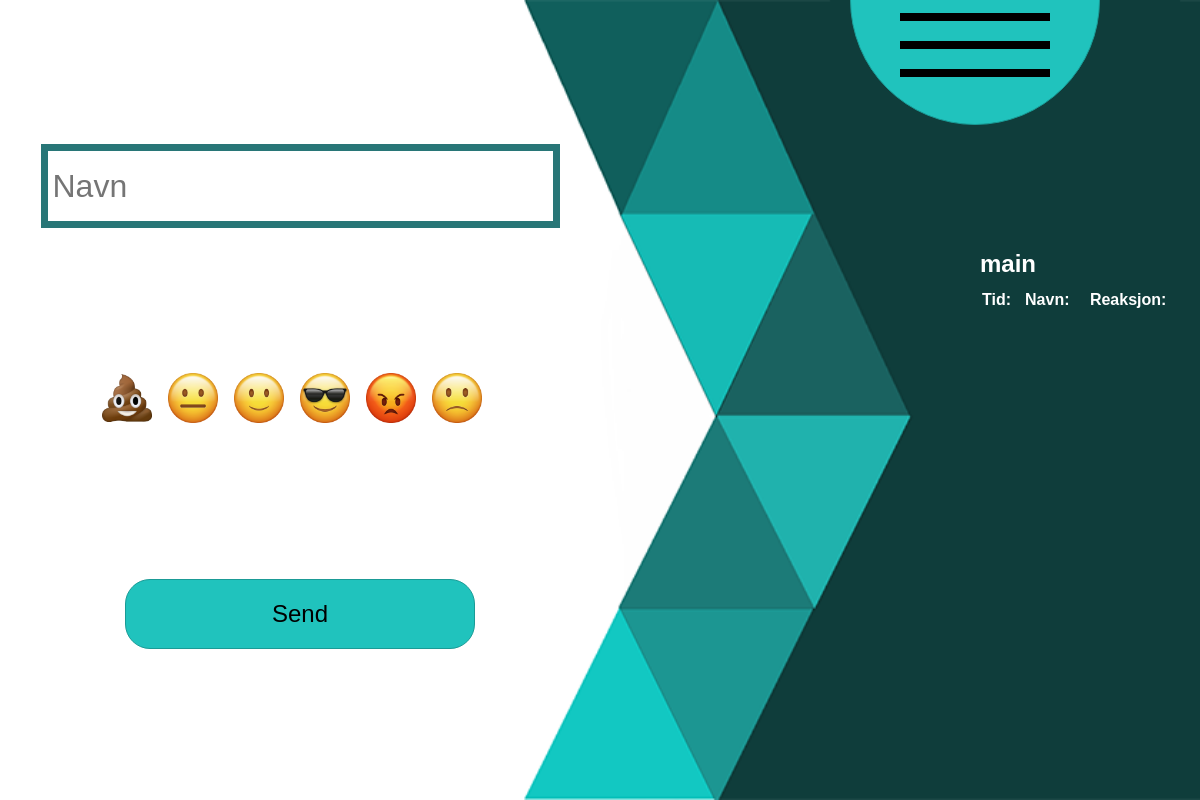
The page / on the database its author committed.
### tables this page shows
CREATE TABLE `rommene_has_Reaksjoner` (
  `rommene_rom` varchar(45) NOT NULL,
  `Reaksjoner_Reaksjon` varchar(45) NOT NULL,
  PRIMARY KEY (`rommene_rom`,`Reaksjoner_Reaksjon`),
  KEY `fk_rommene_has_Reaksjoner_Reaksjoner1_idx` (`Reaksjoner_Reaksjon`),
  KEY `fk_rommene_has_Reaksjoner_rommene1_idx` (`rommene_rom`),
  CONSTRAINT `fk_rommene_has_Reaksjoner_Reaksjoner1` FOREIGN KEY (`Reaksjoner_Reaksjon`) REFERENCES `Reaksjoner` (`Reaksjon`) ON DELETE NO ACTION ON UPDATE NO ACTION,
  CONSTRAINT `fk_rommene_has_Reaksjoner_rommene1` FOREIGN KEY (`rommene_rom`) REFERENCES `rommene` (`rom`) ON DELETE NO ACTION ON UPDATE NO ACTION
);

### index.php (the view, shortened to what this page needs)
<?php
    $tjener = "localhost";
    $brukernavn = "root";
    $passord = "root";
    $database = "reaksjonsregistrering";
    $kobling = new mysqli($tjener, $brukernavn, $passord, $database);
    $kobling->set_charset("utf8");
    if (isset($_GET["rom"])){
        $valgt_rom = $_GET["rom"];
    } else {
        $valgt_rom = "main";
    }
?>
<!DOCTYPE html>
<html lang="en">
<head>
    <link rel="stylesheet" type="text/css" href="style.css">
</head>
<body>
    <div id="bakgrunn">
        <div id="venstre">
            <div class="venstre">
                <form action="phpscript/send_reaksjon.php" method="get">
                    <input type="text" placeholder="Navn" name="navn" id="input_navn" required>
            </div>
            <div class="venstre" id="reaksjonsdiv">
                <?php
                    $sql = "SELECT * FROM `rommene_has_Reaksjoner` WHERE rommene_rom = '$valgt_rom'";
                    $resultat = $kobling->query($sql);
                    while($rad = $resultat->fetch_assoc()) {
                        $reaksjon = $rad["Reaksjoner_Reaksjon"];
                        echo "<label>";
                            echo "<img src='bilder/emoji/$reaksjon.png'>";
                        echo "</label>";
                    }
                ?>
            </div>
            <div class="venstre">
                    <input type="submit" value="Send" id="input_send">
            </div>
        </div>
        <div id="hoyre">
            <button type="button" id="åpne_rompanel" onclick="legg_til_rom()">
                <div></div>
                <div></div>
                <div></div>
            </button>
            <div id="logg_boks">
                <h2><?php echo "$valgt_rom";?></h2>
                <div>
                    <table>
                        <tr>
                            <th>Tid:</th>
                            <th>Navn:</th>
                            <th>Reaksjon:</th>
                        </tr>
                    </table>
                </div>
            </div>
        </div>
    </div>
</body>
</html>

### style.css (style rules this page uses)
* { margin: 0px; padding: 0px; }
body { background-color: #0f3d3b; overflow: hidden; }
#bakgrunn { height: 100vh; width: 100%; background-image: url("bilder/bakgrunn.png"); background-size: 100% 100vh; display: flex; }
#venstre { flex: 1; display: flex; flex-direction: column; }
.venstre { flex: 1; display: flex; align-items: center; justify-content: center; }
#input_navn, #romnavn { width: 500px; height: 70px; font-size: xx-large; border: solid #287677 7px; padding-left: 5px; }
#input_send { width: 350px; height: 70px; background-color: #20c3bd; border: solid #1a9b96 1px; font-size: x-large; border-radius: 25px; }
#reaksjonsdiv { flex: 0.1; }
#hoyre { flex: 1; }
#åpne_rompanel { width: 250px; height: 250px; border-radius: 200px; border: solid #1a9b96 1px; background-color: #20c3bd; top: -125px; right: 100px; position: absolute; z-index: 5; }
#åpne_rompanel > div { width: 150px; height: 8px; background-color: black; margin: auto; margin-top: 20px; }
#åpne_rompanel > div:first-child { margin-top: 90px; }
input[type=radio] + img , input[type=checkbox] + img { cursor: pointer; width: 50px; }
#logg_boks { max-width: 100%; margin-top: 250px; margin-left: 380px; color: white; font-family: Arial, sans-serif; }
#logg_boks > div > table { width: 100%; line-height: 2.5; }
#logg_boks > div > table > tbody > tr > th { text-align: start; }

### rows shown on the page
rommene_has_reaksjoner: Reaksjoner_Reaksjon (picture)
rommene_has_reaksjoner: Reaksjoner_Reaksjon (picture)
rommene_has_reaksjoner: Reaksjoner_Reaksjon (picture)
rommene_has_reaksjoner: Reaksjoner_Reaksjon (picture)
rommene_has_reaksjoner: shows a picture
rommene_has_reaksjoner: Reaksjoner_Reaksjon (picture)

### other values the page prints
$valgt_rom "main"
